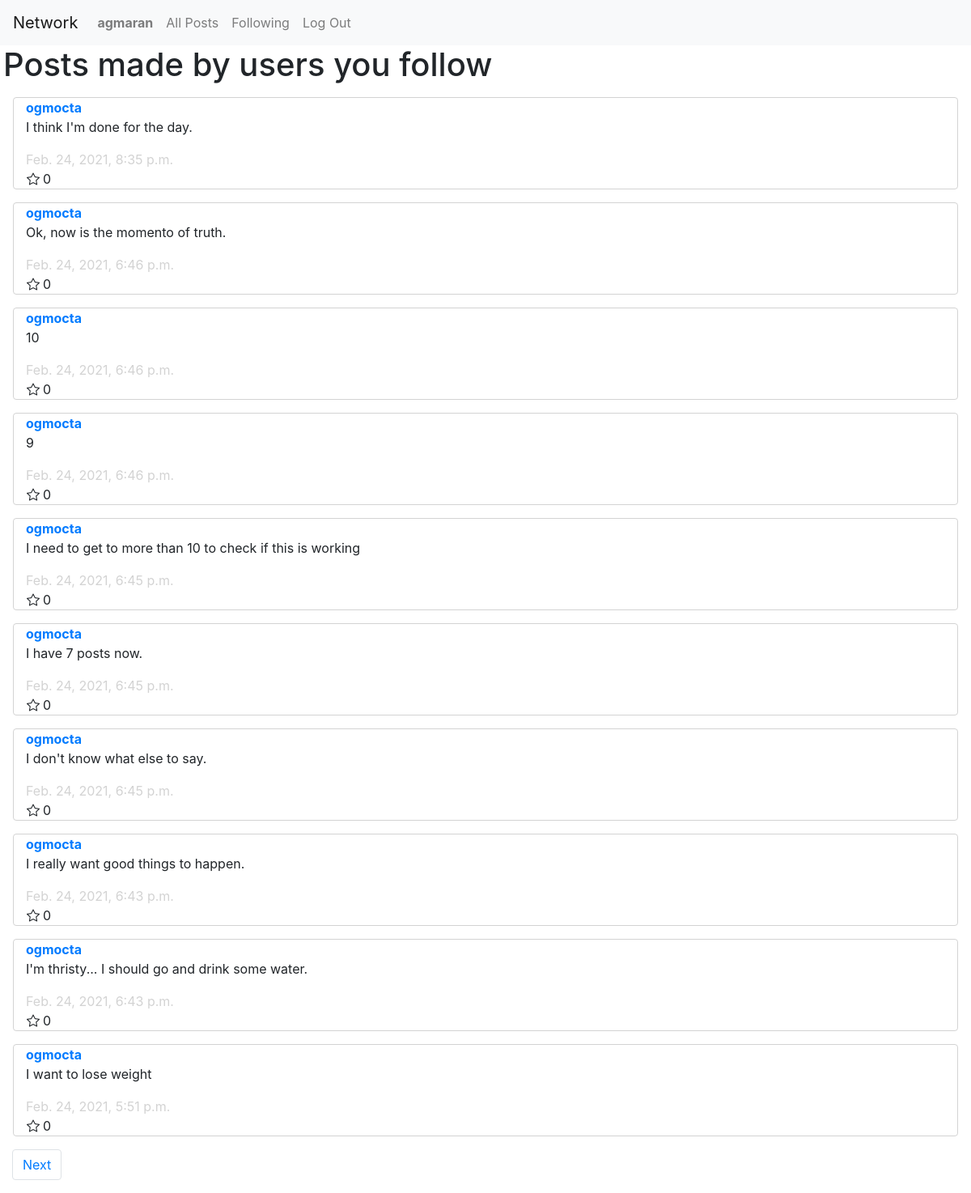
The page /1/following (signed in) on the database as committed earlier.
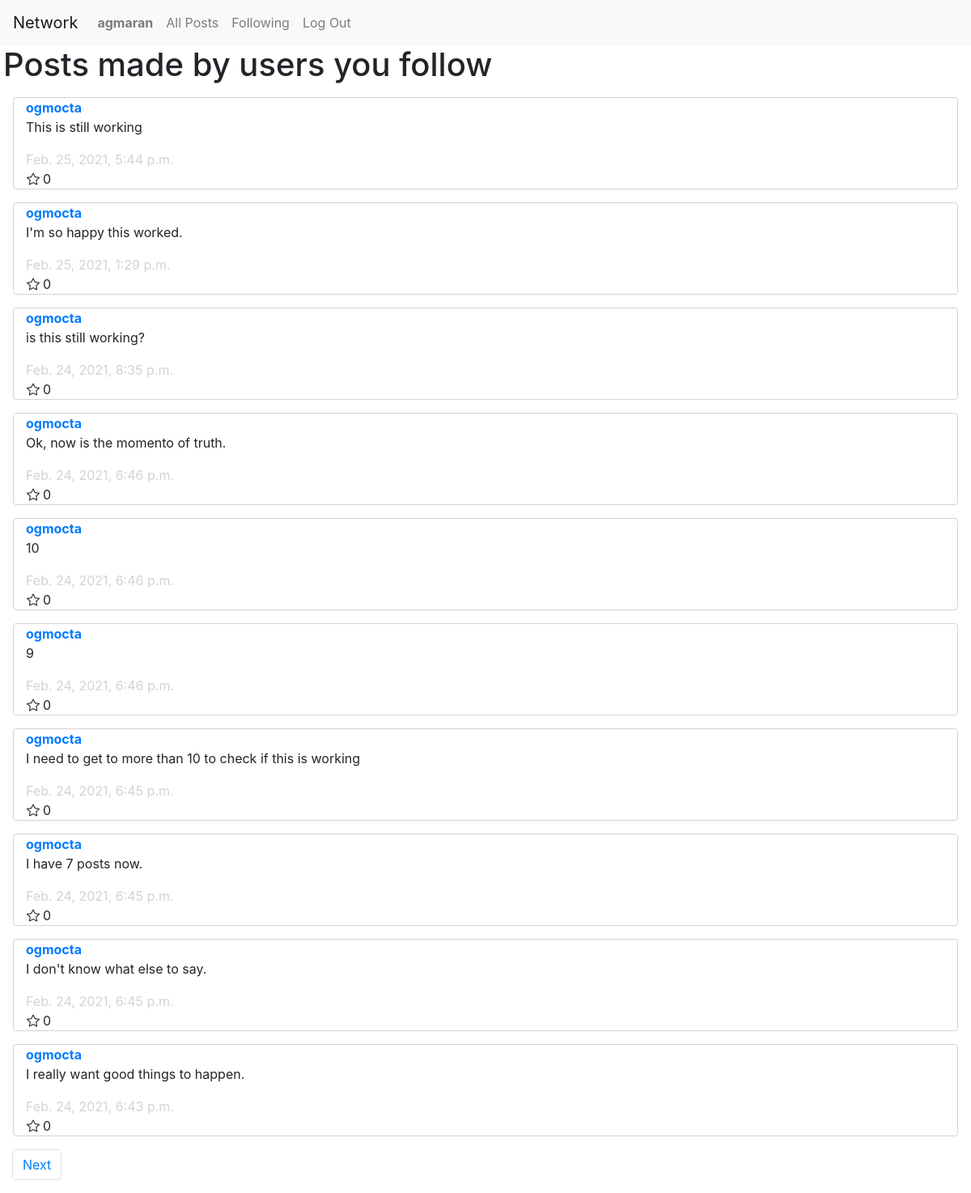
The same page on the database as committed later.
### network/models.py (models this page shows, shortened)
class Post(models.Model):
    poster = models.ForeignKey(
        User, on_delete=models.CASCADE, related_name="my_posts")
    content = models.TextField()
    timestamp = models.DateTimeField(auto_now_add=True)
    likes = models.PositiveBigIntegerField(default=0)

class User(AbstractUser):
    pass

### network/views.py (the view)
# urls.py: path("<int:page_num>/following", views.following, name="following"),
def following(request, page_num):
    follows = Follow.objects.filter(follower=request.user)
    message = ''
    if not follows:
        message = "You don't follow any users."
    following = []
    for follow in follows:
        following.append(follow.following)
    posts = Post.objects.filter(poster__in=following)
    posts = posts.order_by("-timestamp").all()
    post_paginator = Paginator(posts, 10)
    page = post_paginator.get_page(page_num)
    if not posts and follows:
        message = "The users that you follow have not made any posts yet."
    return render(request, "network/following.html", {
        "page": page,
        "message": message
    })

### network/templates/network/following.html (shortened to what this page needs)
{% extends "network/layout.html" %}
{% load static %}
{% block body %}
<h1 class="ml-1">Posts made by users you follow</h1>
<div id="my-posts">
    {% for post in page.object_list %}
    <div class="container col-12">
        <a class="username" href="{% url 'profile' 1 post.poster %}"><strong>{{ post.poster }}</strong></a>
        <p>{{post.content}}</p>
        <div class="timestamp">{{post.timestamp}}</div>
        <div class="row">
            <i class="bi bi-star ml-3 mr-1"></i>
            <div>{{post.likes}}</div>
        </div>
    </div>
    {% endfor %}
    <nav aria-label="Page navigation example" class="col-12">
        <ul class="pagination">
            {% if page.has_next %}
            <li class="page-item"><a class="page-link" href="{% url 'following' page.next_page_number %}">Next</a></li>
            {% endif %}
        </ul>
    </nav>
</div>
{% endblock %}

Rows that differ between the two databases and show on the page:
no longer on this page (row unchanged): Post: poster "ogmocta", content "I'm thristy... I should go and drink some water.", timestamp "Feb. 24, 2021, 6:43 p.m.", likes "0"
no longer on this page (row edited): Post: poster "ogmocta", content "I want to lose weight", timestamp "Feb. 24, 2021, 5:51 p.m.", likes "0"
added Post: poster "ogmocta", content "This is still working", timestamp "Feb. 25, 2021, 5:44 p.m.", likes "0"
added Post: poster "ogmocta", content "I'm so happy this worked.", timestamp "Feb. 25, 2021, 1:29 p.m.", likes "0"
changed Post: content "I think I'm done for the day." → "is this still working?"
